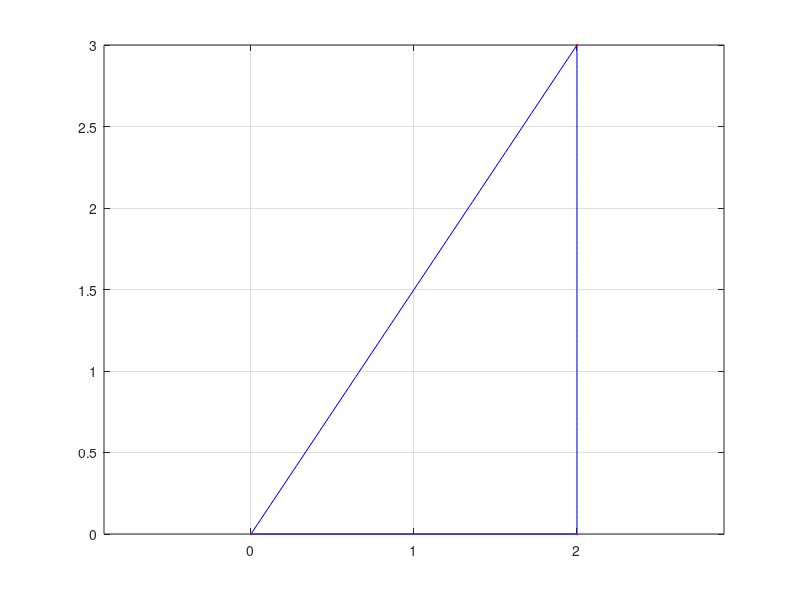

Reproduce this figure in MATLAB.
% parametrizzare il triangolo di coordinate O=(0,0), A=(2,0), B=(2,3)
clear all
clc

% coordinate dei punti 
O=[0 ; 0]; 
A=[2 ; 0];
B=[2 ; 3];

% parametro t relativo all'intera parametrizzazione del triangolo
t=linspace(0,3,301);
% inizializzo gamma
gamma_x=zeros(size(t));
gamma_y=zeros(size(t));


% gamma1: da O->A , lambda1=t 
gamma1_x=O(1)+(A(1)-O(1))*t;
gamma1_y=O(2)+(A(2)-O(2))*t;
% considero gamma1 solo per t in [0,1];
gamma_x(t<=1 & t>=0)=gamma1_x(t<=1 & t>=0);
gamma_y(t<=1 & t>=0)=gamma1_y(t<=1 & t>=0);

% gamma2: da A->B , lambda2=t-1
gamma2_x=A(1)+(B(1)-A(1))*(t-1);
gamma2_y=A(2)+(B(2)-A(2))*(t-1);
% considero gamma2 solo t in [1,2];
gamma_x(t<=2 & t>=1)=gamma2_x(t<=2 & t>=1);
gamma_y(t<=2 & t>=1)=gamma2_y(t<=2 & t>=1);

% gamma3: da B->O , lambda3=t-2
gamma3_x=B(1)+(O(1)-B(1))*(t-2);
gamma3_y=B(2)+(O(2)-B(2))*(t-2);
% considero gamma3 solo t in [2,3];
gamma_x(t<=3 & t>=2)=gamma3_x(t<=3 & t>=2);
gamma_y(t<=3 & t>=2)=gamma3_y(t<=3 & t>=2);

figure
plot(gamma_x,gamma_y,'b') % disegno gamma
hold on
plot(O(1),O(2),'r.',A(1),A(2),'r.',B(1),B(2),'r.') % disegno i 3 punti
grid on
axis equal